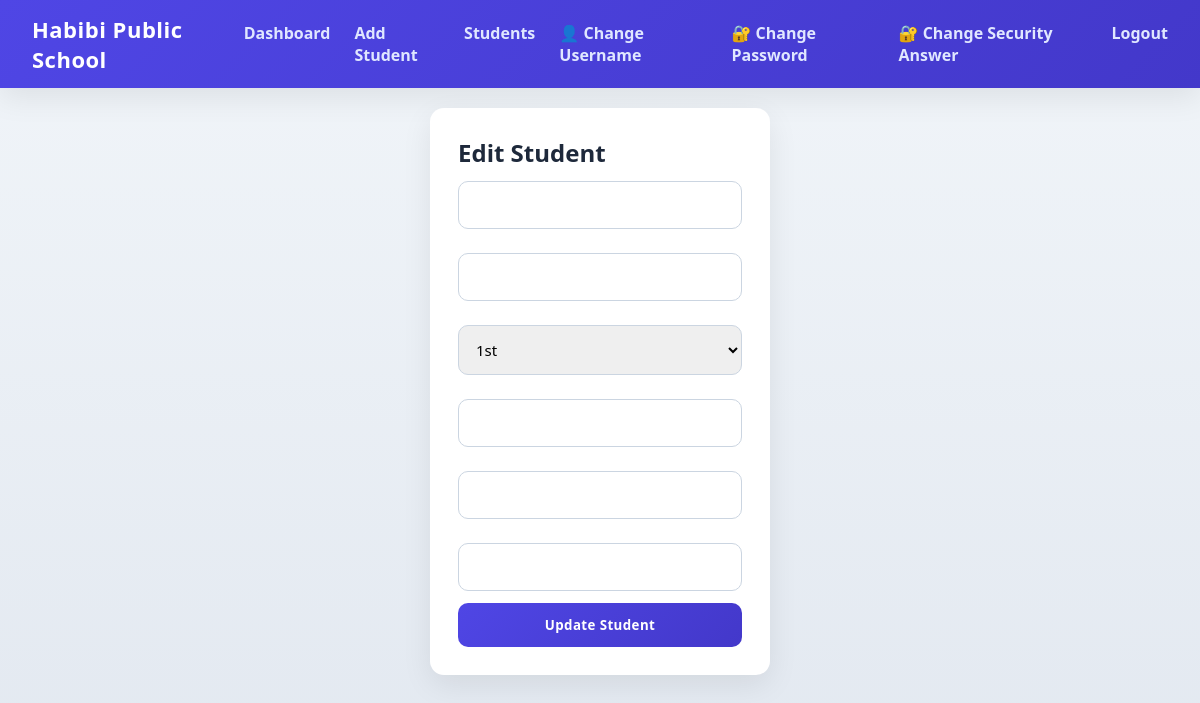
/edit-student/1 (signed in), run on an earlier commit of the app's database.
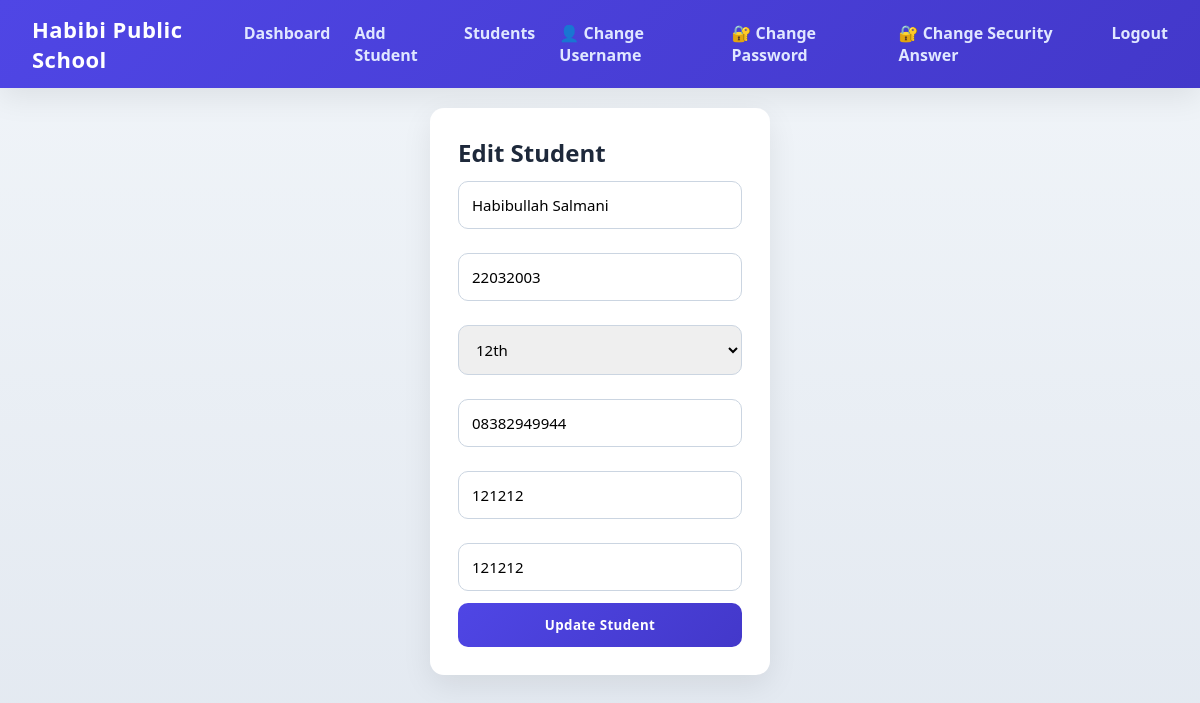
And on a later commit of the database.
### tables this page shows
CREATE TABLE students (
            id INTEGER PRIMARY KEY AUTOINCREMENT,
            name TEXT,
            roll TEXT,
            class_name TEXT,
            phone TEXT,
            total_fee INTEGER,
            paid_fee INTEGER
        );

### app.py (the view, shortened to what this page needs)
@app.route("/edit-student/<int:id>", methods=["GET","POST"])
@login_required
def edit_student(id):
    conn = get_db()
    student = conn.execute(
        "SELECT * FROM students WHERE id=?",
        (id,)
    ).fetchone()
    conn.close()
    return render_template(
        "edit_student.html",
        student=student,
        classes=CLASSES
    )

### app.py (called while the page is built)
def get_db():
    conn = sqlite3.connect(DB_PATH)
    conn.row_factory = sqlite3.Row
    return conn

def login_required(f):
    @wraps(f)
    def decorated(*args, **kwargs):
        if "admin" not in session:
            return redirect(url_for("login"))
        return f(*args, **kwargs)
    return decorated

### templates/edit_student.html (shortened to what this page needs)
<!DOCTYPE html>
<html>
<head>
  <link rel="stylesheet" href="/static/style.css">
</head>
<body>
{% include "navbar.html" %}
<div class="center">
  <div class="card">
    <h2>Edit Student</h2>
    <form method="POST">
      <input type="text" name="name"
             value="{{ student.name }}" required>
      <input type="text" name="roll"
             value="{{ student.roll }}" required>
      <select name="class_name" required>
        {% for c in classes %}
          <option value="{{ c }}"
            {% if c == student.class_name %}selected{% endif %}>
            {{ c }}
          </option>
        {% endfor %}
      </select>
      <input type="text" name="phone"
             value="{{ student.phone }}" required>
      <input type="number" name="total_fee"
             value="{{ student.total_fee }}" required>
      <input type="number" name="paid_fee"
             value="{{ student.paid_fee }}" required>
      <button type="submit">Update Student</button>
    </form>
  </div>
</div>
</body>
</html>

What changed in the data, as far as the page shows it:
added students: name "Habibullah Salmani", roll "22032003", class_name "12th", phone "08382949944", total_fee "121212", paid_fee "121212"
Also different on the page:
form field class_name: "1st" → (not shown)
